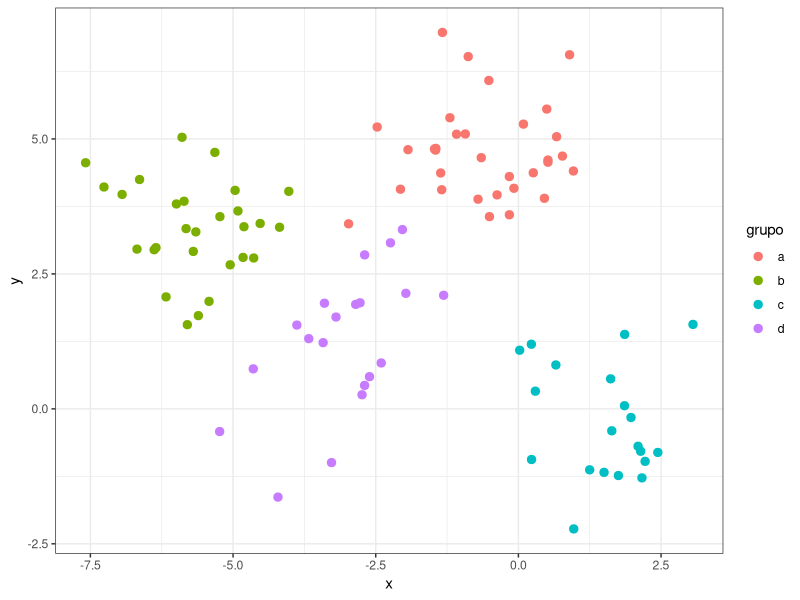
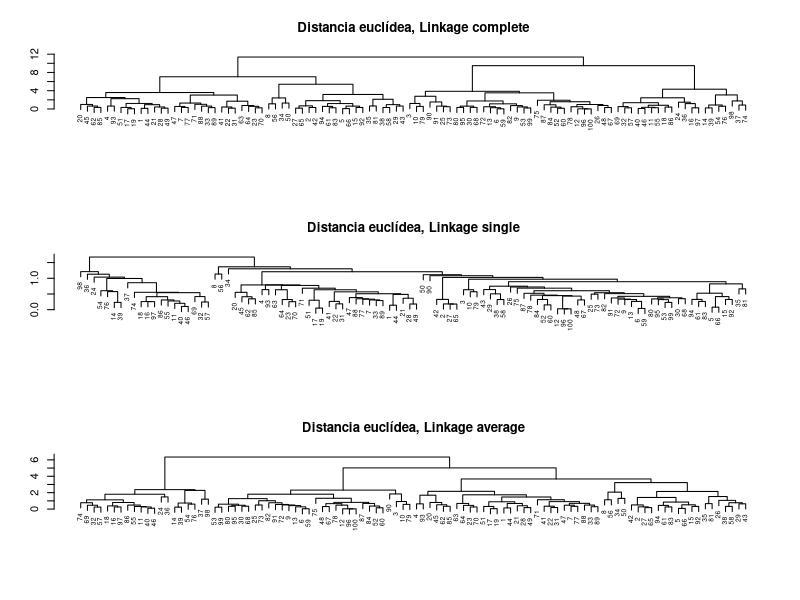
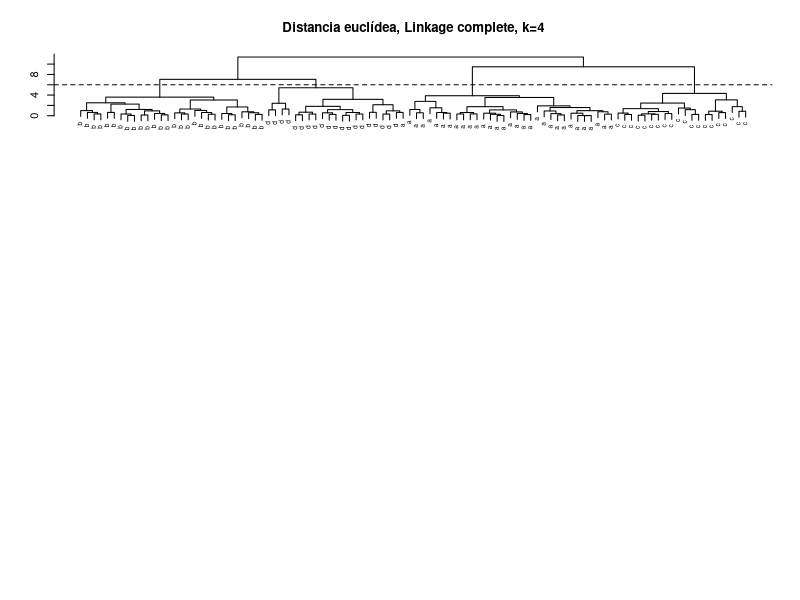

Write R code to recreate these figures, in order.
## ---- chunk 1
library(magrittr)
library(dplyr)
library(ggplot2)
set.seed(101)
# Se simulan datos aleatorios con dos dimensiones
datos <- matrix(rnorm(n = 100*2), nrow = 100, ncol = 2,
                dimnames = list(NULL,c("x", "y")))
datos <- as.data.frame(datos)

# Se determina la media que va a tener cada grupo en cada una de las dos
# dimensiones. En total 2*4 medias. Este valor se utiliza para separar
# cada grupo de los demás.
media_grupos <- matrix(rnorm(n = 8, mean = 0, sd = 4), nrow = 4, ncol = 2,
                       dimnames = list(NULL, c("media_x", "media_y")))
media_grupos <- as.data.frame(media_grupos)
media_grupos <- media_grupos %>% mutate(grupo = c("a","b","c","d"))

# Se genera un vector que asigne aleatoriamente cada observación a uno de
# los 4 grupos
datos <- datos %>% mutate(grupo = sample(x = c("a","b","c","d"),
                                         size = 100,
                                         replace = TRUE))

# Se incrementa el valor de cada observación con la media correspondiente al
# grupo asignado.
datos <- left_join(datos, media_grupos, by = "grupo")
datos <- datos %>% mutate(x = x + media_x,
                          y = y + media_y)
datos <- datos %>% select(grupo, x, y)
ggplot(data = datos, aes(x = x, y = y, color = grupo)) +
  geom_point(size = 2.5) +
  theme_bw()
## ---- chunk 2
# Se calculan las distancias
matriz_distancias <- dist(x = datos[, c("x", "y")], method = "euclidean")
set.seed(567)
hc_euclidea_completo <- hclust(d = matriz_distancias, method = "complete")
hc_euclidea_single   <- hclust(d = matriz_distancias, method = "single")
hc_euclidea_average  <- hclust(d = matriz_distancias, method = "average")
## ---- chunk 3
par(mfrow = c(3,1))
plot(x = hc_euclidea_completo, cex = 0.6, xlab = "", ylab = "", sub = "",
     main = "Distancia euclídea, Linkage complete")
## ---- chunk 4
plot(x = hc_euclidea_single, cex = 0.6, xlab = "", ylab = "", sub = "",
     main = "Distancia euclídea, Linkage single")
## ---- chunk 5
plot(x = hc_euclidea_average, cex = 0.6, xlab = "", ylab = "", sub = "",
     main = "Distancia euclídea, Linkage average")
## ---- chunk 6
cutree(hc_euclidea_completo, k = 4)
## ---- chunk 7
cutree(hc_euclidea_completo, h = 6)
## ---- chunk 8
plot(x = hc_euclidea_completo, cex = 0.6, sub = "",
     main = "Distancia euclídea, Linkage complete, k=4",
     xlab = "", ylab = "", labels = datos[, "grupo"])
abline(h = 6, lty = 2)
## ---- chunk 9
table(cutree(hc_euclidea_completo, h = 6), datos[, "grupo"])
